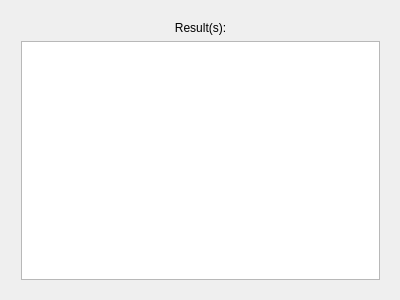
<?xml version="1.0" encoding="UTF-8"?>
<ui version="4.0">
 <class>FoundContactsDialog</class>
 <widget class="QDialog" name="FoundContactsDialog">
  <property name="geometry">
   <rect>
    <x>0</x>
    <y>0</y>
    <width>400</width>
    <height>300</height>
   </rect>
  </property>
  <property name="windowTitle">
   <string>FoundContactsDialog</string>
  </property>
  <widget class="QWidget" name="layoutWidget">
   <property name="geometry">
    <rect>
     <x>10</x>
     <y>10</y>
     <width>381</width>
     <height>281</height>
    </rect>
   </property>
   <layout class="QGridLayout" name="gridLayout">
    <item row="0" column="0">
     <widget class="QLabel" name="label">
      <property name="text">
       <string>&lt;html&gt;&lt;head/&gt;&lt;body&gt;&lt;p align=&quot;center&quot;&gt;Result(s):&lt;/p&gt;&lt;/body&gt;&lt;/html&gt;</string>
      </property>
     </widget>
    </item>
    <item row="1" column="0">
     <widget class="QTableView" name="foundContactsTableView">
      <property name="autoFillBackground">
       <bool>false</bool>
      </property>
      <property name="selectionMode">
       <enum>QAbstractItemView::SingleSelection</enum>
      </property>
      <property name="selectionBehavior">
       <enum>QAbstractItemView::SelectRows</enum>
      </property>
      <attribute name="verticalHeaderVisible">
       <bool>false</bool>
      </attribute>
     </widget>
    </item>
   </layout>
  </widget>
 </widget>
 <layoutdefault spacing="6" margin="11"/>
 <resources/>
 <connections/>
</ui>
